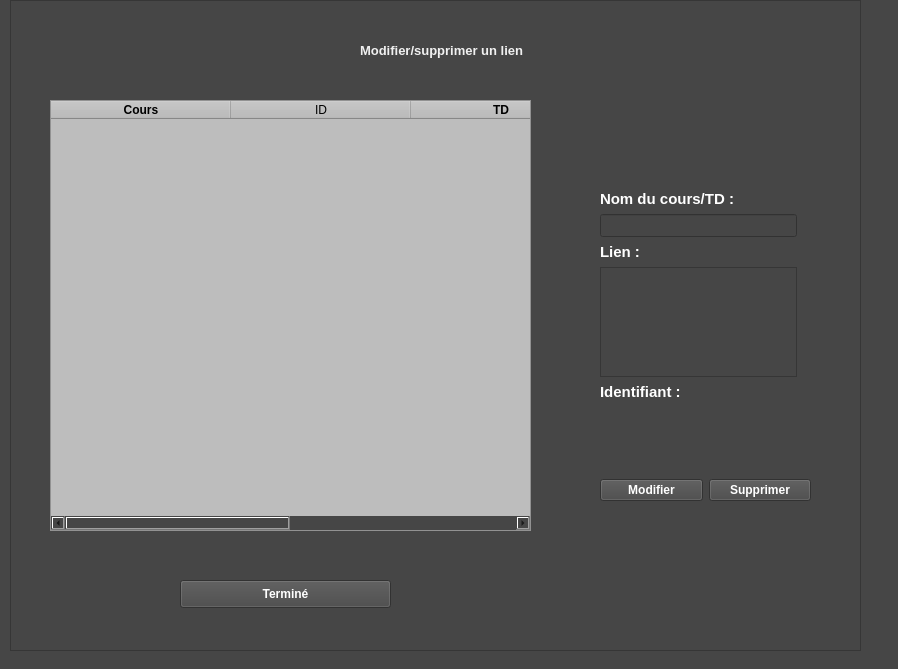
<?xml version="1.0" encoding="UTF-8"?>
<ui version="4.0">
 <class>Form</class>
 <widget class="QWidget" name="Form">
  <property name="geometry">
   <rect>
    <x>0</x>
    <y>0</y>
    <width>898</width>
    <height>669</height>
   </rect>
  </property>
  <property name="windowTitle">
   <string>Modifier/Supprimer Lien</string>
  </property>
  <property name="autoFillBackground">
   <bool>false</bool>
  </property>
  <property name="styleSheet">
   <string notr="true">background-color: rgb(70, 70, 70);</string>
  </property>
  <widget class="QFrame" name="modif_frame">
   <property name="geometry">
    <rect>
     <x>10</x>
     <y>0</y>
     <width>851</width>
     <height>651</height>
    </rect>
   </property>
   <property name="frameShape">
    <enum>QFrame::StyledPanel</enum>
   </property>
   <property name="frameShadow">
    <enum>QFrame::Raised</enum>
   </property>
   <widget class="QLabel" name="label">
    <property name="geometry">
     <rect>
      <x>350</x>
      <y>40</y>
      <width>241</width>
      <height>21</height>
     </rect>
    </property>
    <property name="text">
     <string>&lt;html&gt;&lt;head/&gt;&lt;body&gt;&lt;p&gt;&lt;span style=&quot; font-size:10pt; font-weight:600; color:#f0f0f0;&quot;&gt;Modifier/supprimer un lien&lt;/span&gt;&lt;/p&gt;&lt;/body&gt;&lt;/html&gt;</string>
    </property>
    <property name="textFormat">
     <enum>Qt::RichText</enum>
    </property>
    <property name="alignment">
     <set>Qt::AlignJustify|Qt::AlignVCenter</set>
    </property>
   </widget>
   <widget class="QTableWidget" name="tableWidget">
    <property name="geometry">
     <rect>
      <x>40</x>
      <y>100</y>
      <width>481</width>
      <height>431</height>
     </rect>
    </property>
    <property name="styleSheet">
     <string notr="true">background-color: rgb(189, 189, 189);
selection-background-color: rgb(0, 127, 53);</string>
    </property>
    <property name="selectionMode">
     <enum>QAbstractItemView::ExtendedSelection</enum>
    </property>
    <property name="textElideMode">
     <enum>Qt::ElideRight</enum>
    </property>
    <property name="sortingEnabled">
     <bool>false</bool>
    </property>
    <attribute name="horizontalHeaderMinimumSectionSize">
     <number>0</number>
    </attribute>
    <attribute name="horizontalHeaderDefaultSectionSize">
     <number>180</number>
    </attribute>
    <column>
     <property name="text">
      <string>Cours</string>
     </property>
     <property name="font">
      <font>
       <pointsize>9</pointsize>
       <weight>75</weight>
       <bold>true</bold>
      </font>
     </property>
    </column>
    <column>
     <property name="text">
      <string>ID</string>
     </property>
     <property name="font">
      <font>
       <pointsize>9</pointsize>
      </font>
     </property>
    </column>
    <column>
     <property name="text">
      <string>TD</string>
     </property>
     <property name="font">
      <font>
       <pointsize>9</pointsize>
       <weight>75</weight>
       <bold>true</bold>
      </font>
     </property>
    </column>
    <column>
     <property name="text">
      <string>ID</string>
     </property>
     <property name="font">
      <font>
       <pointsize>9</pointsize>
      </font>
     </property>
    </column>
   </widget>
   <widget class="QPushButton" name="btn_term">
    <property name="geometry">
     <rect>
      <x>170</x>
      <y>580</y>
      <width>211</width>
      <height>28</height>
     </rect>
    </property>
    <property name="font">
     <font>
      <weight>75</weight>
      <bold>true</bold>
     </font>
    </property>
    <property name="styleSheet">
     <string notr="true">color: rgb(255, 255, 255);

                                    </string>
    </property>
    <property name="text">
     <string>Terminé</string>
    </property>
   </widget>
   <widget class="QWidget" name="verticalLayoutWidget">
    <property name="geometry">
     <rect>
      <x>590</x>
      <y>190</y>
      <width>197</width>
      <height>211</height>
     </rect>
    </property>
    <layout class="QVBoxLayout" name="verticalLayout">
     <item>
      <widget class="QLabel" name="label_2">
       <property name="text">
        <string>&lt;html&gt;&lt;head/&gt;&lt;body&gt;&lt;p&gt;&lt;span style=&quot; font-size:11pt; font-weight:600; color:#ffffff;&quot;&gt;Nom du cours/TD :&lt;/span&gt;&lt;/p&gt;&lt;/body&gt;&lt;/html&gt;</string>
       </property>
      </widget>
     </item>
     <item>
      <widget class="QLineEdit" name="line_name">
       <property name="font">
        <font>
         <pointsize>10</pointsize>
        </font>
       </property>
       <property name="styleSheet">
        <string notr="true">color: rgb(255, 255, 255);</string>
       </property>
       <property name="text">
        <string/>
       </property>
      </widget>
     </item>
     <item>
      <widget class="QLabel" name="label_3">
       <property name="text">
        <string>&lt;html&gt;&lt;head/&gt;&lt;body&gt;&lt;p&gt;&lt;span style=&quot; font-size:11pt; font-weight:600; color:#ffffff;&quot;&gt;Lien :&lt;/span&gt;&lt;/p&gt;&lt;/body&gt;&lt;/html&gt;</string>
       </property>
      </widget>
     </item>
     <item>
      <widget class="QTextEdit" name="line_url">
       <property name="styleSheet">
        <string notr="true">color: rgb(255, 255, 255);</string>
       </property>
       <property name="html">
        <string>&lt;!DOCTYPE HTML PUBLIC &quot;-//W3C//DTD HTML 4.0//EN&quot; &quot;http://www.w3.org/TR/REC-html40/strict.dtd&quot;&gt;
&lt;html&gt;&lt;head&gt;&lt;meta name=&quot;qrichtext&quot; content=&quot;1&quot; /&gt;&lt;style type=&quot;text/css&quot;&gt;
p, li { white-space: pre-wrap; }
&lt;/style&gt;&lt;/head&gt;&lt;body style=&quot; font-family:'MS Shell Dlg 2'; font-size:7.8pt; font-weight:400; font-style:normal;&quot;&gt;
&lt;p style=&quot;-qt-paragraph-type:empty; margin-top:0px; margin-bottom:0px; margin-left:0px; margin-right:0px; -qt-block-indent:0; text-indent:0px;&quot;&gt;&lt;br /&gt;&lt;/p&gt;&lt;/body&gt;&lt;/html&gt;</string>
       </property>
      </widget>
     </item>
     <item>
      <widget class="QLabel" name="label_id">
       <property name="text">
        <string>&lt;html&gt;&lt;head/&gt;&lt;body&gt;&lt;p&gt;&lt;span style=&quot; font-size:11pt; font-weight:600; color:#ffffff;&quot;&gt;Identifiant :&lt;/span&gt;&lt;/p&gt;&lt;/body&gt;&lt;/html&gt;</string>
       </property>
      </widget>
     </item>
    </layout>
   </widget>
   <widget class="QWidget" name="horizontalLayoutWidget">
    <property name="geometry">
     <rect>
      <x>590</x>
      <y>450</y>
      <width>211</width>
      <height>81</height>
     </rect>
    </property>
    <layout class="QHBoxLayout" name="horizontalLayout">
     <item>
      <widget class="QPushButton" name="btn_modif">
       <property name="font">
        <font>
         <weight>75</weight>
         <bold>true</bold>
        </font>
       </property>
       <property name="styleSheet">
        <string notr="true">color: rgb(255, 255, 255);</string>
       </property>
       <property name="text">
        <string>Modifier</string>
       </property>
      </widget>
     </item>
     <item>
      <widget class="QPushButton" name="btn_sup">
       <property name="font">
        <font>
         <weight>75</weight>
         <bold>true</bold>
        </font>
       </property>
       <property name="styleSheet">
        <string notr="true">color : rgb(255, 255, 255)</string>
       </property>
       <property name="text">
        <string>Supprimer</string>
       </property>
      </widget>
     </item>
    </layout>
   </widget>
  </widget>
 </widget>
 <resources/>
 <connections/>
</ui>
